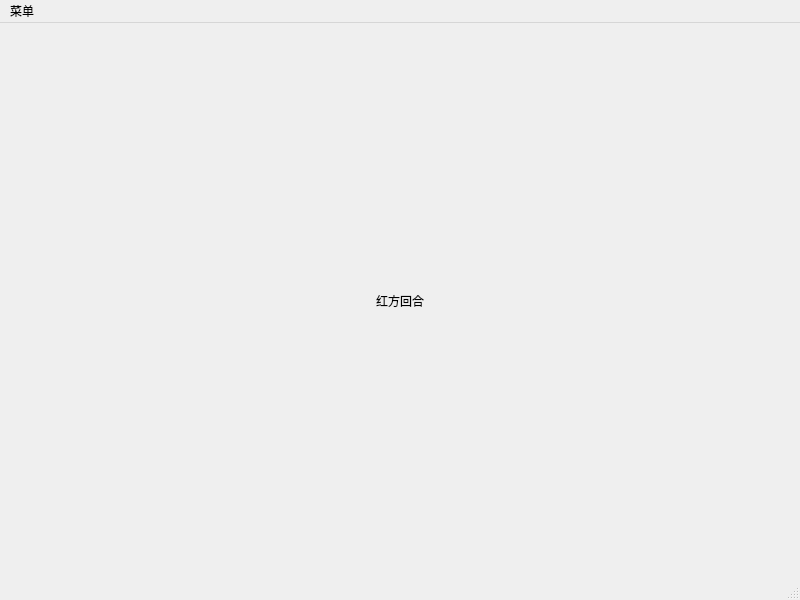
<?xml version="1.0" encoding="UTF-8"?>
<ui version="4.0">
 <class>Board</class>
 <widget class="QMainWindow" name="Board">
  <property name="geometry">
   <rect>
    <x>0</x>
    <y>0</y>
    <width>800</width>
    <height>600</height>
   </rect>
  </property>
  <property name="windowTitle">
   <string>MainWindow</string>
  </property>
  <widget class="QWidget" name="centralwidget">
   <layout class="QGridLayout" name="gridLayout">
    <item row="3" column="1">
     <spacer name="verticalSpacer">
      <property name="orientation">
       <enum>Qt::Vertical</enum>
      </property>
      <property name="sizeHint" stdset="0">
       <size>
        <width>20</width>
        <height>242</height>
       </size>
      </property>
     </spacer>
    </item>
    <item row="1" column="0">
     <spacer name="horizontalSpacer">
      <property name="orientation">
       <enum>Qt::Horizontal</enum>
      </property>
      <property name="sizeHint" stdset="0">
       <size>
        <width>346</width>
        <height>20</height>
       </size>
      </property>
     </spacer>
    </item>
    <item row="1" column="1">
     <widget class="QLabel" name="Turn">
      <property name="text">
       <string>红方回合</string>
      </property>
     </widget>
    </item>
    <item row="1" column="3">
     <spacer name="horizontalSpacer_2">
      <property name="orientation">
       <enum>Qt::Horizontal</enum>
      </property>
      <property name="sizeHint" stdset="0">
       <size>
        <width>346</width>
        <height>20</height>
       </size>
      </property>
     </spacer>
    </item>
    <item row="0" column="1">
     <spacer name="verticalSpacer_2">
      <property name="orientation">
       <enum>Qt::Vertical</enum>
      </property>
      <property name="sizeHint" stdset="0">
       <size>
        <width>20</width>
        <height>243</height>
       </size>
      </property>
     </spacer>
    </item>
   </layout>
  </widget>
  <widget class="QMenuBar" name="menubar">
   <property name="geometry">
    <rect>
     <x>0</x>
     <y>0</y>
     <width>800</width>
     <height>28</height>
    </rect>
   </property>
   <widget class="QMenu" name="menu">
    <property name="title">
     <string>菜单</string>
    </property>
    <addaction name="action_giveUp"/>
    <addaction name="action_Undo"/>
   </widget>
   <addaction name="menu"/>
  </widget>
  <widget class="QStatusBar" name="statusbar"/>
  <action name="action_giveUp">
   <property name="checkable">
    <bool>false</bool>
   </property>
   <property name="text">
    <string>将军走此小道</string>
   </property>
  </action>
  <action name="action_Undo">
   <property name="text">
    <string>悔棋</string>
   </property>
  </action>
 </widget>
 <resources/>
 <connections/>
</ui>
